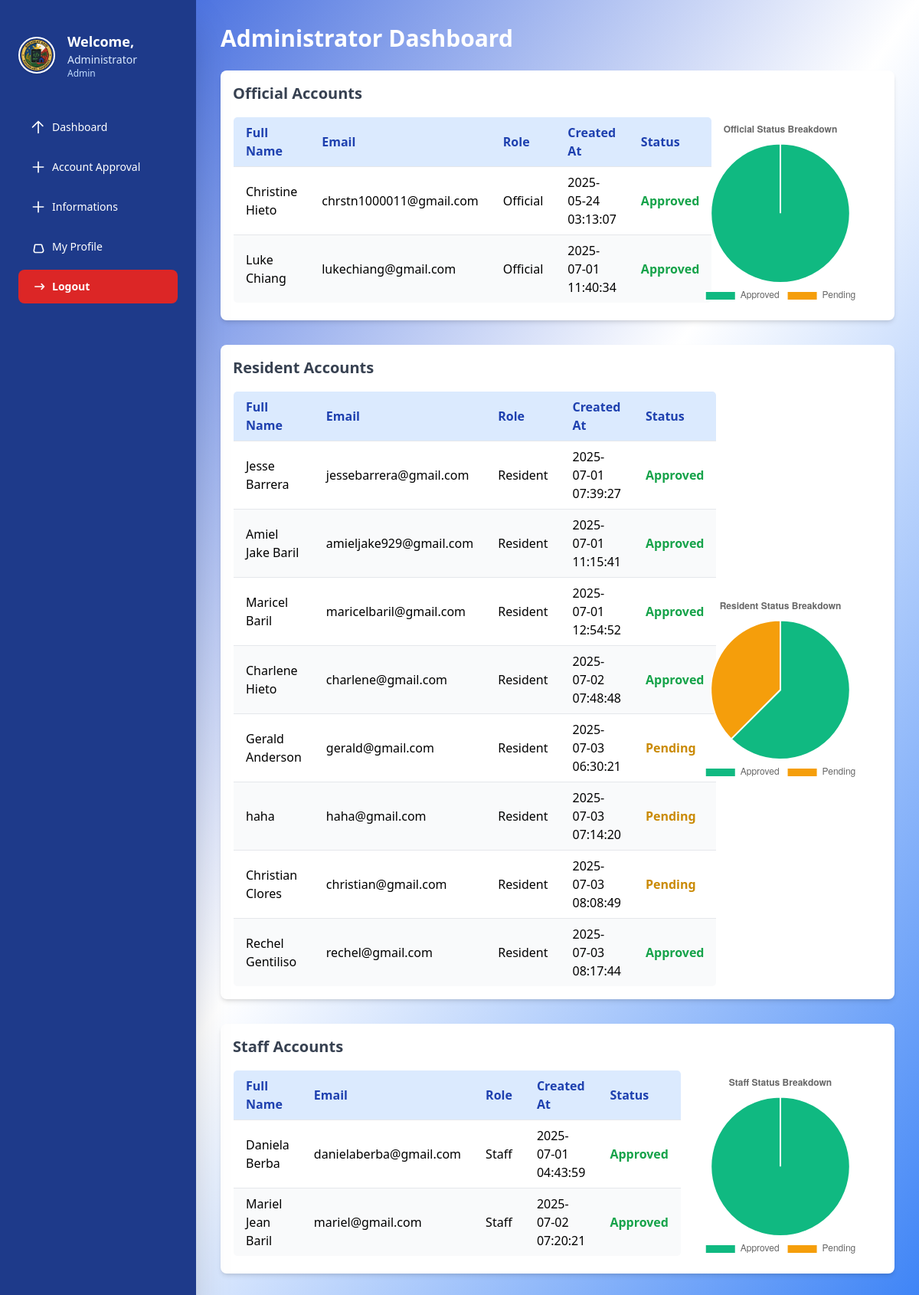
The app's page /admin/admin_dashboard.php (signed in) with its own data.
### tables this page shows
CREATE TABLE `users` (
  `id` int(11) NOT NULL,
  `full_name` varchar(255) NOT NULL,
  `email` varchar(255) NOT NULL,
  `password` varchar(255) NOT NULL,
  `role` varchar(50) NOT NULL,
  `created_at` timestamp NOT NULL DEFAULT current_timestamp(),
  `status` enum('pending','approved') DEFAULT 'pending'
);

### admin/admin_dashboard.php (the view, shortened to what this page needs)
<?php
$conn = new mysqli("localhost:3307", "root", "", "barangay_management_system");
?>
<!DOCTYPE html>
<html lang="en">
<head>
  <script src="https://cdn.tailwindcss.com"></script>
</head>
<body class="bg-gradient-to-br from-blue-700 via-white to-blue-500">
<div id="sidebar">
    <?php include 'admin_sidebar.php'; ?>
</div>
<div id="main-content" class="p-8">
    <div class="flex items-center justify-between mb-6">
        <h1 class="text-3xl font-bold text-white">Administrator Dashboard</h1>
    </div>
    <?php
    $roles = ['Official', 'Resident', 'Staff'];
    foreach ($roles as $role):
        $sql = "SELECT id, full_name, email, role, created_at, status FROM users WHERE role = ?";
        $stmt = $conn->prepare($sql);
        $stmt->bind_param("s", $role);
        $stmt->execute();
        $result = $stmt->get_result();
        $users = [];
        $status_count = ['approved' => 0, 'pending' => 0, 'rejected' => 0];
        while ($user = $result->fetch_assoc()) {
            $users[] = $user;
            $status = strtolower($user['status']);
            if (isset($status_count[$status])) {
                $status_count[$status]++;
            }
        }
    ?>
    <div class="bg-white shadow-md rounded-lg p-4 mb-8">
        <h2 class="text-xl font-semibold text-gray-700 mb-4"><?= $role ?> Accounts</h2>
        <div class="flex flex-col lg:flex-row gap-4">
            <div class="w-full lg:w-2/3">
                <?php if (count($users) > 0): ?>
                    <table class="min-w-full table-auto border border-gray-200 rounded-md overflow-hidden">
                        <thead class="bg-blue-100 text-blue-800">
                            <tr>
                                <th class="px-4 py-2 text-left">Full Name</th>
                                <th class="px-4 py-2 text-left">Email</th>
                                <th class="px-4 py-2 text-left">Role</th>
                                <th class="px-4 py-2 text-left">Created At</th>
                                <th class="px-4 py-2 text-left">Status</th>
                            </tr>
                        </thead>
                        <tbody>
                            <?php foreach ($users as $user): ?>
                                <tr class="border-t even:bg-gray-50">
                                    <td class="px-4 py-2"><?= htmlspecialchars($user['full_name']) ?></td>
                                    <td class="px-4 py-2"><?= htmlspecialchars($user['email']) ?></td>
                                    <td class="px-4 py-2"><?= htmlspecialchars($user['role']) ?></td>
                                    <td class="px-4 py-2"><?= htmlspecialchars($user['created_at']) ?></td>
                                    <td class="px-4 py-2 font-semibold
                                        <?= strtolower($user['status']) === 'approved' ? 'text-green-600' : (
                                             strtolower($user['status']) === 'rejected' ? 'text-red-600' : 'text-yellow-600'
                                        ) ?>">
                                        <?= htmlspecialchars(ucfirst($user['status'])) ?>
                                    </td>
                                </tr>
                            <?php endforeach; ?>
                        </tbody>
                    </table>
                <?php else: ?>
                    <p class="text-gray-500">No <?= strtolower($role) ?> accounts yet.</p>
                <?php endif; ?>
            </div>
            <div class="w-full lg:w-1/3 flex justify-center items-center">
                <canvas id="<?= strtolower($role) ?>Chart" width="250" height="250"></canvas>
                <script>
                    const <?= strtolower($role) ?>ChartCtx = document.getElementById('<?= strtolower($role) ?>Chart').getContext('2d');
                    new Chart(<?= strtolower($role) ?>ChartCtx, {
                        type: 'pie',
                        data: {
                            labels: ['Approved', 'Pending'],
                            datasets: [{
                                data: [<?= $status_count['approved'] ?>, <?= $status_count['pending'] ?>],
                                backgroundColor: ['#10b981', '#f59e0b']
                            }]
                        },
                        options: {
                            responsive: false,
                            plugins: {
                                legend: {
                                    position: 'bottom'
                                },
                                title: {
                                    display: true,
                                    text: '<?= $role ?> Status Breakdown'
                                }
                            }
                        }
                    });
                </script>
            </div>
        </div>
    </div>
    <?php endforeach; ?>
</div>
</body>
</html>

### admin/admin_dashboard.php (style rules this page uses)
#sidebar { position: fixed; top: 0; left: 0; height: 100vh; width: 16rem; overflow-y: auto; z-index: 50; }
#main-content { margin-left: 16rem; height: 100vh; overflow-y: auto; }

### records on screen
users: full_name "Christine Hieto", email "chrstn1000011@gmail.com", role "Official", created_at "2025-05-24 03:13:07", status "Approved"
users: full_name "Luke Chiang", email "lukechiang@gmail.com", role "Official", created_at "2025-07-01 11:40:34", status "Approved"
users: full_name "Jesse Barrera", email "jessebarrera@gmail.com", role "Resident", created_at "2025-07-01 07:39:27", status "Approved"
users: full_name "Amiel Jake Baril", email "amieljake929@gmail.com", role "Resident", created_at "2025-07-01 11:15:41", status "Approved"
users: full_name "Maricel Baril", email "maricelbaril@gmail.com", role "Resident", created_at "2025-07-01 12:54:52", status "Approved"
users: full_name "Charlene Hieto", email "charlene@gmail.com", role "Resident", created_at "2025-07-02 07:48:48", status "Approved"
users: full_name "Gerald Anderson", email "gerald@gmail.com", role "Resident", created_at "2025-07-03 06:30:21", status "Pending"
users: full_name "haha", email "haha@gmail.com", role "Resident", created_at "2025-07-03 07:14:20", status "Pending"
users: full_name "Christian Clores", email "christian@gmail.com", role "Resident", created_at "2025-07-03 08:08:49", status "Pending"
users: full_name "Rechel Gentiliso", email "rechel@gmail.com", role "Resident", created_at "2025-07-03 08:17:44", status "Approved"
users: full_name "Daniela Berba", email "danielaberba@gmail.com", role "Staff", created_at "2025-07-01 04:43:59", status "Approved"
users: full_name "Mariel Jean Baril", email "mariel@gmail.com", role "Staff", created_at "2025-07-02 07:20:21", status "Approved"

### other values on screen
$_SESSION['full_name'] "Administrator"
$role "Official"
$role "Resident"
$role "Staff"
chart data {{ $status_count['approved'] }} 2, 5, 2
